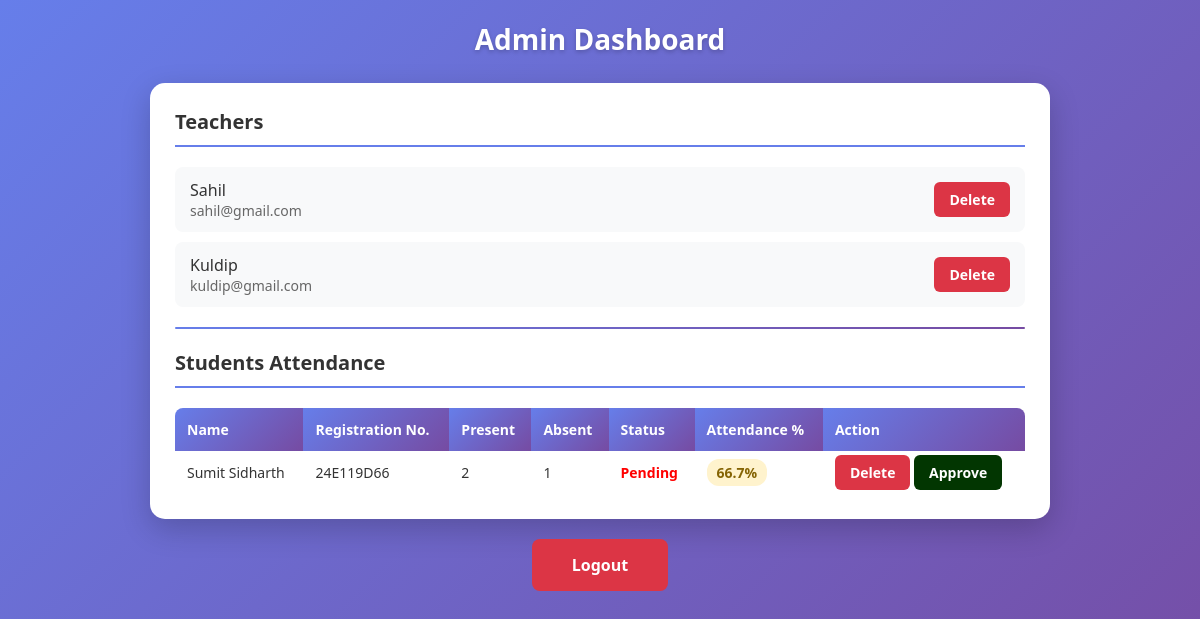
The app's page /admin_dashboard/ (signed in), older data.
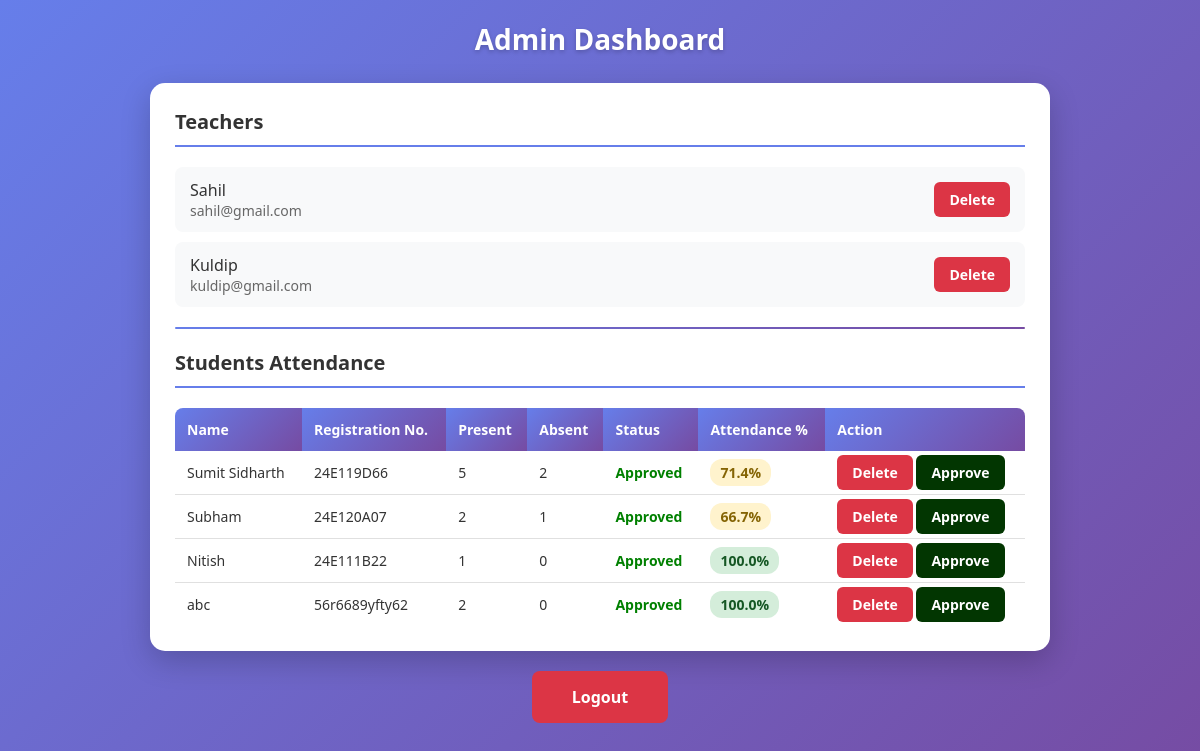
The same page, newer data.
### myapp/models.py (models this page shows, shortened)
class Teacher(models.Model):
    name = models.CharField(max_length=100)
    email = models.EmailField()
    password = models.CharField(max_length=100)

class Student(models.Model):
    name = models.CharField(max_length=100)
    email = models.EmailField()
    registration_number = models.CharField(max_length=50)
    password = models.CharField(max_length=100)
    is_approved = models.BooleanField(default=False)

### myapp/views.py (the view)
# urls.py: path('admin_dashboard/', views.admin_dashboard, name='admin_dashboard'),
def admin_dashboard(request):
    admin_id = request.session.get("admin_id")
    if not admin_id:
        return redirect("/login/?role=admin")
    try:
        admin = AdminUser.objects.get(id=admin_id)
    except AdminUser.DoesNotExist:
        request.session.flush()
        return redirect("/login/?role=admin")
    teachers = Teacher.objects.all()
    students_data = []
    students = Student.objects.all()
    for s in students:
        present = Attendance.objects.filter(student=s, status="Present").count()
        absent = Attendance.objects.filter(student=s, status="Absent").count()
        total = present + absent
        if total > 0:
            percentage = round((present / total) * 100, 1)
        else:
            percentage = 0
        students_data.append({
            "student": s,
            "present": present,
            "absent": absent,
            "percentage": percentage,
            "is_approved": s.is_approved
        })
    return render(request, "admin_dashboard.html", {
        "students_data": students_data,
        "teachers": teachers
    })

### myapp/templates/admin_dashboard.html (shortened to what this page needs)
<!DOCTYPE html>
<html>
<head>
</head>
<body>
    <div class="dashboard-container">
        <h2>Admin Dashboard</h2>
        <div class="section-card">
            <h3>Teachers</h3>
            <ul class="user-list">
                {% for t in teachers %}
                <li class="user-item">
                    <div class="user-info">
                        <span class="user-name">{{ t.name }}</span>
                        <span class="user-detail">{{ t.email }}</span>
                    </div>
                    <a href="/delete_teacher/{{ t.id }}/" class="delete-btn" onclick="return confirm('Are you sure you want to delete this teacher?')">Delete</a>
                </li>
                {% endfor %}
            </ul>
            <div class="divider"></div>
            <h3>Students Attendance</h3>
            <div class="table-card">
                <table>
                    <thead>
                        <tr>
                            <th>Name</th>
                            <th>Registration No.</th>
                            <th>Present</th>
                            <th>Absent</th>
                            <th>Status</th>
                            <th>Attendance %</th>
                            <th>Action</th>
                        </tr>
                    </thead>
                    <tbody>
                        {% for item in students_data %}
                        <tr>
                            <td>{{ item.student.name }}</td>
                            <td>{{ item.student.registration_number }}</td>
                            <td>{{ item.present }}</td>
                            <td>{{ item.absent }}</td>
                            <td>
                                {% if item.is_approved %}
                                    <span style="color: green; font-weight: bold;">Approved</span>
                                {% else %}
                                    <span style="color: red; font-weight: bold;">Pending</span>
                                {% endif %}
                            </td>
                            <td>
                                <span class="percentage {% if item.percentage >= 75 %}percentage-high{% elif item.percentage >= 50 %}percentage-medium{% else %}percentage-low{% endif %}">
                                    {{ item.percentage }}%
                                </span>
                            </td>
                            <td>
                                <a href="/delete_student/{{ item.student.id }}/" class="delete-btn" onclick="return confirm('Are you sure you want to delete this student?')">Delete</a>
                                <a href="/approve_student/{{ item.student.id }}/" class="approve-btn" onclick="return confirm('Approve this student?')">Approve</a>
                            </td>
                        </tr>
                        {% endfor %}
                    </tbody>
                </table>
            </div>
        </div>
        <div class="logout-section">
            <a href="/logout/" class="logout-btn" onclick="return confirm('Are you sure you want to logout? All data will be deleted!')">Logout</a>
        </div>
    </div>
</body>
</html>

Row changes from the older to the newer data that the page shows:
changed Student "Sumit Sidharth": present "2" → "5"; absent "1" → "2"; percentage "66.7" → "71.4"; text "Pending" → "Approved"
added Student: student.name "Subham", student.registration_number "24E120A07", present "2", absent "1", shows "Approved", percentage "66.7"
added Student: student.name "Nitish", student.registration_number "24E111B22", present "1", absent "0", shows "Approved", percentage "100.0"
added Student: student.name "abc", student.registration_number "56r6689yfty62", present "2", absent "0", shows "Approved", percentage "100.0"
